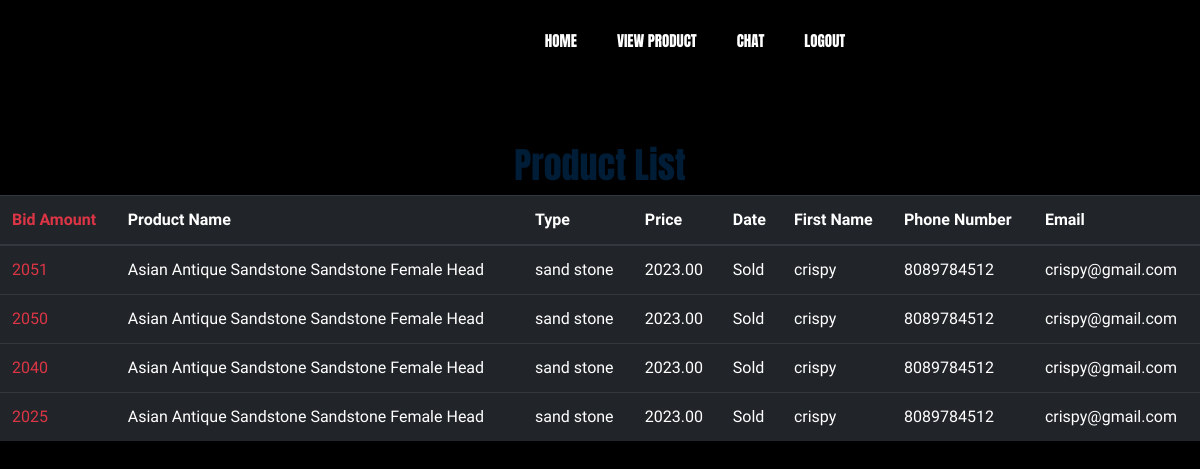
The page /user/user/view_all_bid.php?product_id=1 on the database its author committed.
### tables this page shows
CREATE TABLE IF NOT EXISTS `bidtable` (
  `bid` int(11) NOT NULL AUTO_INCREMENT,
  `u_id` varchar(10) NOT NULL,
  `p_id` varchar(10) NOT NULL,
  `rate` varchar(30) NOT NULL,
  `status` varchar(100) NOT NULL,
  PRIMARY KEY (`bid`)
);

CREATE TABLE IF NOT EXISTS `products` (
  `product_id` int(11) NOT NULL AUTO_INCREMENT,
  `sid` varchar(15) NOT NULL,
  `product_name` varchar(255) NOT NULL,
  `brand` varchar(255) NOT NULL,
  `image` varchar(255) NOT NULL,
  `description` text,
  `price` decimal(10,2) NOT NULL,
  `date` varchar(20) NOT NULL DEFAULT 'not declared',
  PRIMARY KEY (`product_id`)
);

CREATE TABLE IF NOT EXISTS `user_registration` (
  `user_id` int(11) NOT NULL AUTO_INCREMENT,
  `first_name` varchar(255) NOT NULL,
  `phone_number` varchar(20) NOT NULL,
  `email` varchar(255) NOT NULL,
  `password` varchar(255) NOT NULL,
  `address` varchar(255) DEFAULT NULL,
  PRIMARY KEY (`user_id`)
);

### user/user/view_all_bid.php (the view, shortened to what this page needs)
<?php
include '../connection/dbconnection.php';
include 'user_header.php';
?>
<!DOCTYPE html>
<html>
<head>
</head>
<body style="background-color:black;">
    <br>
    <br>
    <br>
    <br>
    <br>
    <br>
    <center>
        <h1>Product List</h1>
    </center>
    <div style="display: flex; flex-wrap: wrap; justify-content: center;">
    <table class="table table-dark">
        <thead>
            <tr>
                <th class="text-danger">Bid Amount </th>
                <th>Product Name</th>
                <th>Type</th>
                <th>Price</th>
                <th>Date</th>
                <th>First Name</th>
                <th>Phone Number</th>
                <th>Email</th>
            </tr>
        </thead>
        <tbody>
        <?php
        $product_id = $_GET['product_id'];
        $qryFetchProducts = "SELECT * FROM bidtable
    JOIN products ON bidtable.p_id = products.product_id
    JOIN user_registration ON bidtable.u_id = user_registration.user_id
    WHERE bidtable.p_id='$product_id'
    ORDER BY bidtable.rate DESC";
        $result = mysqli_query($con, $qryFetchProducts);
        if ($result->num_rows > 0) {
            while ($product = mysqli_fetch_assoc($result)) {
                echo "<tr>";
                echo "<td class='text-danger'>{$product['rate']}</td>";
                echo "<td>{$product['product_name']}</td>";
                echo "<td>{$product['brand']}</td>";
                echo "<td>{$product['price']}</td>";
                echo "<td>{$product['date']}</td>";
                echo "<td>{$product['first_name']}</td>";
                echo "<td>{$product['phone_number']}</td>";
                echo "<td>{$product['email']}</td>";
                echo "</tr>";
            }
        } else {
            echo "<tr><td colspan='17'>No data available</td></tr>";
        }
        ?>
        </tbody>
    </table>
    </div>
</body>
</html>

### rows shown on the page
bidtable: rate "2051", products.product_name "Asian Antique Sandstone Sandstone Female Head", products.brand "sand stone", products.price "2023.00", products.date "Sold", user_registration.first_name "crispy", user_registration.phone_number "8089784512", user_registration.email "crispy@gmail.com"
bidtable: rate "2050", products.product_name "Asian Antique Sandstone Sandstone Female Head", products.brand "sand stone", products.price "2023.00", products.date "Sold", user_registration.first_name "crispy", user_registration.phone_number "8089784512", user_registration.email "crispy@gmail.com"
bidtable: rate "2040", products.product_name "Asian Antique Sandstone Sandstone Female Head", products.brand "sand stone", products.price "2023.00", products.date "Sold", user_registration.first_name "crispy", user_registration.phone_number "8089784512", user_registration.email "crispy@gmail.com"
bidtable: rate "2025", products.product_name "Asian Antique Sandstone Sandstone Female Head", products.brand "sand stone", products.price "2023.00", products.date "Sold", user_registration.first_name "crispy", user_registration.phone_number "8089784512", user_registration.email "crispy@gmail.com"
